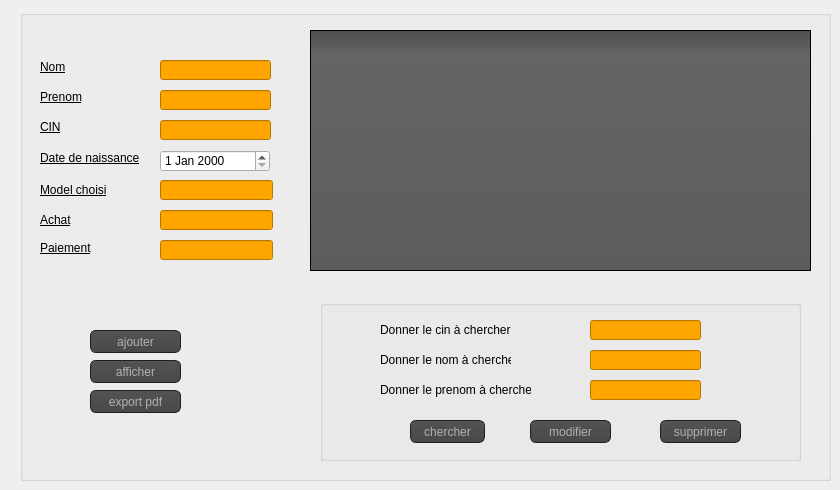
      <widget class="QWidget" name="tab_5">
       <attribute name="title">
        <string>client</string>
       </attribute>
       <widget class="QLineEdit" name="lineEdit_nom_2">
        <property name="geometry">
         <rect>
          <x>160</x>
          <y>60</y>
          <width>111</width>
          <height>20</height>
         </rect>
        </property>
        <property name="styleSheet">
         <string notr="true">QLineEdit
{
color:black;
background-color:orange;
}</string>
        </property>
       </widget>
       <widget class="QLineEdit" name="lineEdit_prenom_2">
        <property name="geometry">
         <rect>
          <x>160</x>
          <y>90</y>
          <width>111</width>
          <height>20</height>
         </rect>
        </property>
        <property name="styleSheet">
         <string notr="true">QLineEdit
{
color:black;
background-color:orange;
}</string>
        </property>
       </widget>
       <widget class="QLineEdit" name="lineEdit_cin_2">
        <property name="geometry">
         <rect>
          <x>160</x>
          <y>120</y>
          <width>111</width>
          <height>20</height>
         </rect>
        </property>
        <property name="styleSheet">
         <string notr="true">QLineEdit
{
color:black;
background-color:orange;
}</string>
        </property>
       </widget>
       <widget class="QLabel" name="label_prenom_2">
        <property name="geometry">
         <rect>
          <x>40</x>
          <y>90</y>
          <width>47</width>
          <height>13</height>
         </rect>
        </property>
        <property name="styleSheet">
         <string notr="true">font: 63 10pt &quot;Yu Gothic UI Semibold&quot; underlined;
text-decoration: underline;
font: 63 9pt &quot;Yu Gothic UI Semibold&quot;;</string>
        </property>
        <property name="text">
         <string>Prenom</string>
        </property>
       </widget>
       <widget class="QLabel" name="label_date_2">
        <property name="geometry">
         <rect>
          <x>40</x>
          <y>150</y>
          <width>111</width>
          <height>16</height>
         </rect>
        </property>
        <property name="styleSheet">
         <string notr="true">font: 63 10pt &quot;Yu Gothic UI Semibold&quot; underlined;
text-decoration: underline;
font: 63 9pt &quot;Yu Gothic UI Semibold&quot;;</string>
        </property>
        <property name="text">
         <string>Date de naissance</string>
        </property>
       </widget>
       <widget class="QLineEdit" name="lineEdit_model_2">
        <property name="geometry">
         <rect>
          <x>160</x>
          <y>180</y>
          <width>113</width>
          <height>20</height>
         </rect>
        </property>
        <property name="styleSheet">
         <string notr="true">QLineEdit
{
color:black;
background-color:orange;
}</string>
        </property>
       </widget>
       <widget class="QLineEdit" name="lineEdit_paiement_2">
        <property name="geometry">
         <rect>
          <x>160</x>
          <y>240</y>
          <width>113</width>
          <height>20</height>
         </rect>
        </property>
        <property name="styleSheet">
         <string notr="true">QLineEdit
{
color:black;
background-color:orange;
}</string>
        </property>
       </widget>
       <widget class="QLabel" name="label_43">
        <property name="geometry">
         <rect>
          <x>40</x>
          <y>210</y>
          <width>61</width>
          <height>20</height>
         </rect>
        </property>
        <property name="styleSheet">
         <string notr="true">font: 63 10pt &quot;Yu Gothic UI Semibold&quot; underlined;
text-decoration: underline;
font: 63 9pt &quot;Yu Gothic UI Semibold&quot;;</string>
        </property>
        <property name="text">
         <string>Achat</string>
        </property>
       </widget>
       <widget class="QLabel" name="label_44">
        <property name="geometry">
         <rect>
          <x>40</x>
          <y>240</y>
          <width>71</width>
          <height>16</height>
         </rect>
        </property>
        <property name="styleSheet">
         <string notr="true">font: 63 10pt &quot;Yu Gothic UI Semibold&quot; underlined;
text-decoration: underline;
font: 63 9pt &quot;Yu Gothic UI Semibold&quot;;</string>
        </property>
        <property name="text">
         <string>Paiement</string>
        </property>
       </widget>
       <widget class="QGroupBox" name="groupBox_15">
        <property name="geometry">
         <rect>
          <x>20</x>
          <y>10</y>
          <width>811</width>
          <height>471</height>
         </rect>
        </property>
        <property name="title">
         <string/>
        </property>
        <widget class="QLabel" name="nom_2">
         <property name="geometry">
          <rect>
           <x>20</x>
           <y>50</y>
           <width>47</width>
           <height>13</height>
          </rect>
         </property>
         <property name="styleSheet">
          <string notr="true">font: 63 10pt &quot;Yu Gothic UI Semibold&quot; underlined;
text-decoration: underline;
font: 63 9pt &quot;Yu Gothic UI Semibold&quot;;</string>
         </property>
         <property name="text">
          <string>Nom</string>
         </property>
        </widget>
        <widget class="QPushButton" name="ajouter_client">
         <property name="geometry">
          <rect>
           <x>70</x>
           <y>320</y>
           <width>91</width>
           <height>23</height>
          </rect>
         </property>
         <property name="styleSheet">
          <string notr="true"> QPushButton
{
  color: #b1b1b1;
    background-color: QLinearGradient( x1: 0, y1: 0, x2: 0, y2: 1, stop: 0 #565656, stop: 0.1 #525252, stop: 0.5 #4e4e4e, stop: 0.9 #4a4a4a, stop: 1 #464646);
    border-width: 1px;
    border-color: #1e1e1e;
    border-style: solid;
    border-radius: 6;
    padding: 3px;
    font-size: 12px;
    padding-left: 5px;
    padding-right: 5px;
}
QPushButton:hover
{
    border: 2px solid QLinearGradient( x1: 0, y1: 0, x2: 0, y2: 1, stop: 0 #ffa02f, stop: 1 #d7801a);
}



</string>
         </property>
         <property name="text">
          <string>ajouter</string>
         </property>
        </widget>
        <widget class="QPushButton" name="pdf_client">
         <property name="geometry">
          <rect>
           <x>70</x>
           <y>380</y>
           <width>91</width>
           <height>23</height>
          </rect>
         </property>
         <property name="styleSheet">
          <string notr="true"> QPushButton
{
  color: #b1b1b1;
    background-color: QLinearGradient( x1: 0, y1: 0, x2: 0, y2: 1, stop: 0 #565656, stop: 0.1 #525252, stop: 0.5 #4e4e4e, stop: 0.9 #4a4a4a, stop: 1 #464646);
    border-width: 1px;
    border-color: #1e1e1e;
    border-style: solid;
    border-radius: 6;
    padding: 3px;
    font-size: 12px;
    padding-left: 5px;
    padding-right: 5px;
}
QPushButton:hover
{
    border: 2px solid QLinearGradient( x1: 0, y1: 0, x2: 0, y2: 1, stop: 0 #ffa02f, stop: 1 #d7801a);
}



</string>
         </property>
         <property name="text">
          <string>export pdf</string>
         </property>
        </widget>
        <widget class="QLineEdit" name="lineEdit_achat_2">
         <property name="geometry">
          <rect>
           <x>140</x>
           <y>200</y>
           <width>113</width>
           <height>20</height>
          </rect>
         </property>
         <property name="styleSheet">
          <string notr="true">QLineEdit
{
color:black;
background-color:orange;
}</string>
         </property>
        </widget>
        <widget class="QLabel" name="label_45">
         <property name="geometry">
          <rect>
           <x>20</x>
           <y>170</y>
           <width>71</width>
           <height>20</height>
          </rect>
         </property>
         <property name="styleSheet">
          <string notr="true">font: 63 10pt &quot;Yu Gothic UI Semibold&quot; underlined;
text-decoration: underline;
font: 63 9pt &quot;Yu Gothic UI Semibold&quot;;</string>
         </property>
         <property name="text">
          <string>Model choisi</string>
         </property>
        </widget>
        <widget class="QLabel" name="label_cin_2">
         <property name="geometry">
          <rect>
           <x>20</x>
           <y>110</y>
           <width>47</width>
           <height>13</height>
          </rect>
         </property>
         <property name="styleSheet">
          <string notr="true">font: 63 10pt &quot;Yu Gothic UI Semibold&quot; underlined;
text-decoration: underline;
font: 63 9pt &quot;Yu Gothic UI Semibold&quot;;</string>
         </property>
         <property name="text">
          <string>CIN</string>
         </property>
        </widget>
        <widget class="QTableView" name="tabclient_2">
         <property name="geometry">
          <rect>
           <x>290</x>
           <y>20</y>
           <width>501</width>
           <height>241</height>
          </rect>
         </property>
         <property name="styleSheet">
          <string notr="true">QToolTip
{
     border: 1px solid black;
     background-color: #ffa02f;
     padding: 1px;
     border-radius: 3px;
     opacity: 100;
}

QWidget
{
    color: #b1b1b1;
    background-color: #323232;
}

QWidget:item:hover
{
    background-color: QLinearGradient( x1: 0, y1: 0, x2: 0, y2: 1, stop: 0 #ffa02f, stop: 1 #ca0619);
    color: #000000;
}

QWidget:item:selected
{
    background-color: QLinearGradient( x1: 0, y1: 0, x2: 0, y2: 1, stop: 0 #ffa02f, stop: 1 #d7801a);
}

QMenuBar::item
{
    background: transparent;
}

QMenuBar::item:selected
{
    background: transparent;
    border: 1px solid #ffaa00;
}

QMenuBar::item:pressed
{
    background: #444;
    border: 1px solid #000;
    background-color: QLinearGradient(
        x1:0, y1:0,
        x2:0, y2:1,
        stop:1 #212121,
        stop:0.4 #343434/*,
        stop:0.2 #343434,
        stop:0.1 #ffaa00*/
    );
    margin-bottom:-1px;
    padding-bottom:1px;
}

QMenu
{
    border: 1px solid #000;
}

QMenu::item
{
    padding: 2px 20px 2px 20px;
}

QMenu::item:selected
{
    color: #000000;
}

QWidget:disabled
{
    color: #404040;
    background-color: #323232;
}

QAbstractItemView
{
    background-color: QLinearGradient( x1: 0, y1: 0, x2: 0, y2: 1, stop: 0 #4d4d4d, stop: 0.1 #646464, stop: 1 #5d5d5d);
}

QWidget:focus
{
    /*border: 2px solid QLinearGradient( x1: 0, y1: 0, x2: 0, y2: 1, stop: 0 #ffa02f, stop: 1 #d7801a);*/
}

QLineEdit
{
    background-color: QLinearGradient( x1: 0, y1: 0, x2: 0, y2: 1, stop: 0 #4d4d4d, stop: 0 #646464, stop: 1 #5d5d5d);
    padding: 1px;
    border-style: solid;
    border: 1px solid #1e1e1e;
    border-radius: 5;
}

QPushButton
{
    color: #b1b1b1;
    background-color: QLinearGradient( x1: 0, y1: 0, x2: 0, y2: 1, stop: 0 #565656, stop: 0.1 #525252, stop: 0.5 #4e4e4e, stop: 0.9 #4a4a4a, stop: 1 #464646);
    border-width: 1px;
    border-color: #1e1e1e;
    border-style: solid;
    border-radius: 6;
    padding: 3px;
    font-size: 12px;
    padding-left: 5px;
    padding-right: 5px;
}

QPushButton:pressed
{
    background-color: QLinearGradient( x1: 0, y1: 0, x2: 0, y2: 1, stop: 0 #2d2d2d, stop: 0.1 #2b2b2b, stop: 0.5 #292929, stop: 0.9 #282828, stop: 1 #252525);
}

QComboBox
{
    selection-background-color: #ffaa00;
    background-color: QLinearGradient( x1: 0, y1: 0, x2: 0, y2: 1, stop: 0 #565656, stop: 0.1 #525252, stop: 0.5 #4e4e4e, stop: 0.9 #4a4a4a, stop: 1 #464646);
    border-style: solid;
    border: 1px solid #1e1e1e;
    border-radius: 5;
}

QComboBox:hover,QPushButton:hover
{
    border: 2px solid QLinearGradient( x1: 0, y1: 0, x2: 0, y2: 1, stop: 0 #ffa02f, stop: 1 #d7801a);
}


QComboBox:on
{
    padding-top: 3px;
    padding-left: 4px;
    background-color: QLinearGradient( x1: 0, y1: 0, x2: 0, y2: 1, stop: 0 #2d2d2d, stop: 0.1 #2b2b2b, stop: 0.5 #292929, stop: 0.9 #282828, stop: 1 #252525);
    selection-background-color: #ffaa00;
}

QComboBox QAbstractItemView
{
    border: 2px solid darkgray;
    selection-background-color: QLinearGradient( x1: 0, y1: 0, x2: 0, y2: 1, stop: 0 #ffa02f, stop: 1 #d7801a);
}

QComboBox::drop-down
{
     subcontrol-origin: padding;
     subcontrol-position: top right;
     width: 15px;

     border-left-width: 0px;
     border-left-color: darkgray;
     border-left-style: solid; /* just a single line */
     border-top-right-radius: 3px; /* same radius as the QComboBox */
     border-bottom-right-radius: 3px;
 }

QComboBox::down-arrow
{
     image: url(:/down_arrow.png);
}

QGroupBox:focus
{
border: 2px solid QLinearGradient( x1: 0, y1: 0, x2: 0, y2: 1, stop: 0 #ffa02f, stop: 1 #d7801a);
}

QTextEdit:focus
{
    border: 2px solid QLinearGradient( x1: 0, y1: 0, x2: 0, y2: 1, stop: 0 #ffa02f, stop: 1 #d7801a);
}

QScrollBar:horizontal {
     border: 1px solid #222222;
     background: QLinearGradient( x1: 0, y1: 0, x2: 0, y2: 1, stop: 0.0 #121212, stop: 0.2 #282828, stop: 1 #484848);
     height: 7px;
     margin: 0px 16px 0 16px;
}

QScrollBar::handle:horizontal
{
      background: QLinearGradient( x1: 0, y1: 0, x2: 1, y2: 0, stop: 0 #ffa02f, stop: 0.5 #d7801a, stop: 1 #ffa02f);
      min-height: 20px;
      border-radius: 2px;
}

QScrollBar::add-line:horizontal {
      border: 1px solid #1b1b19;
      border-radius: 2px;
      background: QLinearGradient( x1: 0, y1: 0, x2: 1, y2: 0, stop: 0 #ffa02f, stop: 1 #d7801a);
      width: 14px;
      subcontrol-position: right;
      subcontrol-origin: margin;
}

QScrollBar::sub-line:horizontal {
      border: 1px solid #1b1b19;
      border-radius: 2px;
      background: QLinearGradient( x1: 0, y1: 0, x2: 1, y2: 0, stop: 0 #ffa02f, stop: 1 #d7801a);
      width: 14px;
     subcontrol-position: left;
     subcontrol-origin: margin;
}

QScrollBar::right-arrow:horizontal, QScrollBar::left-arrow:horizontal
{
      border: 1px solid black;
      width: 1px;
      height: 1px;
      background: white;
}

QScrollBar::add-page:horizontal, QScrollBar::sub-page:horizontal
{
      background: none;
}

QScrollBar:vertical
{
      background: QLinearGradient( x1: 0, y1: 0, x2: 1, y2: 0, stop: 0.0 #121212, stop: 0.2 #282828, stop: 1 #484848);
      width: 7px;
      margin: 16px 0 16px 0;
      border: 1px solid #222222;
}

QScrollBar::handle:vertical
{
      background: QLinearGradient( x1: 0, y1: 0, x2: 0, y2: 1, stop: 0 #ffa02f, stop: 0.5 #d7801a, stop: 1 #ffa02f);
      min-height: 20px;
      border-radius: 2px;
}

QScrollBar::add-line:vertical
{
      border: 1px solid #1b1b19;
      border-radius: 2px;
      background: QLinearGradient( x1: 0, y1: 0, x2: 0, y2: 1, stop: 0 #ffa02f, stop: 1 #d7801a);
      height: 14px;
      subcontrol-position: bottom;
      subcontrol-origin: margin;
}

QScrollBar::sub-line:vertical
{
      border: 1px solid #1b1b19;
      border-radius: 2px;
      background: QLinearGradient( x1: 0, y1: 0, x2: 0, y2: 1, stop: 0 #d7801a, stop: 1 #ffa02f);
      height: 14px;
      subcontrol-position: top;
      subcontrol-origin: margin;
}

QScrollBar::up-arrow:vertical, QScrollBar::down-arrow:vertical
{
      border: 1px solid black;
      width: 1px;
      height: 1px;
      background: white;
}


QScrollBar::add-page:vertical, QScrollBar::sub-page:vertical
{
      background: none;
}

QTextEdit
{
    background-color: #242424;
}

QPlainTextEdit
{
    background-color: #242424;
}

QHeaderView::section
{
    background-color: QLinearGradient(x1:0, y1:0, x2:0, y2:1, stop:0 #616161, stop: 0.5 #505050, stop: 0.6 #434343, stop:1 #656565);
    color: white;
    padding-left: 4px;
    border: 1px solid #6c6c6c;
}

QCheckBox:disabled
{
color: #414141;
}

QDockWidget::title
{
    text-align: center;
    spacing: 3px; /* spacing between items in the tool bar */
    background-color: QLinearGradient(x1:0, y1:0, x2:0, y2:1, stop:0 #323232, stop: 0.5 #242424, stop:1 #323232);
}

QDockWidget::close-button, QDockWidget::float-button
{
    text-align: center;
    spacing: 1px; /* spacing between items in the tool bar */
    background-color: QLinearGradient(x1:0, y1:0, x2:0, y2:1, stop:0 #323232, stop: 0.5 #242424, stop:1 #323232);
}

QDockWidget::close-button:hover, QDockWidget::float-button:hover
{
    background: #242424;
}

QDockWidget::close-button:pressed, QDockWidget::float-button:pressed
{
    padding: 1px -1px -1px 1px;
}

QMainWindow::separator
{
    background-color: QLinearGradient(x1:0, y1:0, x2:0, y2:1, stop:0 #161616, stop: 0.5 #151515, stop: 0.6 #212121, stop:1 #343434);
    color: white;
    padding-left: 4px;
    border: 1px solid #4c4c4c;
    spacing: 3px; /* spacing between items in the tool bar */
}

QMainWindow::separator:hover
{

    background-color: QLinearGradient(x1:0, y1:0, x2:0, y2:1, stop:0 #d7801a, stop:0.5 #b56c17 stop:1 #ffa02f);
    color: white;
    padding-left: 4px;
    border: 1px solid #6c6c6c;
    spacing: 3px; /* spacing between items in the tool bar */
}

QToolBar::handle
{
     spacing: 3px; /* spacing between items in the tool bar */
     background: url(:/images/handle.png);
}

QMenu::separator
{
    height: 2px;
    background-color: QLinearGradient(x1:0, y1:0, x2:0, y2:1, stop:0 #161616, stop: 0.5 #151515, stop: 0.6 #212121, stop:1 #343434);
    color: white;
    padding-left: 4px;
    margin-left: 10px;
    margin-right: 5px;
}

QProgressBar
{
    border: 2px solid grey;
    border-radius: 5px;
    text-align: center;
}

QProgressBar::chunk
{
    background-color: #d7801a;
    width: 2.15px;
    margin: 0.5px;
}

QTabBar::tab {
    color: #b1b1b1;
    border: 1px solid #444;
    border-bottom-style: none;
    background-color: #323232;
    padding-left: 10px;
    padding-right: 10px;
    padding-top: 3px;
    padding-bottom: 2px;
    margin-right: -1px;
}

QTabWidget::pane {
    border: 1px solid #444;
    top: 1px;
}

QTabBar::tab:last
{
    margin-right: 0; /* the last selected tab has nothing to overlap with on the right */
    border-top-right-radius: 3px;
}

QTabBar::tab:first:!selected
{
 margin-left: 0px; /* the last selected tab has nothing to overlap with on the right */


    border-top-left-radius: 3px;
}

QTabBar::tab:!selected
{
    color: #b1b1b1;
    border-bottom-style: solid;
    margin-top: 3px;
    background-color: QLinearGradient(x1:0, y1:0, x2:0, y2:1, stop:1 #212121, stop:.4 #343434);
}

QTabBar::tab:selected
{
    border-top-left-radius: 3px;
    border-top-right-radius: 3px;
    margin-bottom: 0px;
}

QTabBar::tab:!selected:hover
{
    /*border-top: 2px solid #ffaa00;
    padding-bottom: 3px;*/
    border-top-left-radius: 3px;
    border-top-right-radius: 3px;
    background-color: QLinearGradient(x1:0, y1:0, x2:0, y2:1, stop:1 #212121, stop:0.4 #343434, stop:0.2 #343434, stop:0.1 #ffaa00);
}

QRadioButton::indicator:checked, QRadioButton::indicator:unchecked{
    color: #b1b1b1;
    background-color: #323232;
    border: 1px solid #b1b1b1;
    border-radius: 6px;
}

QRadioButton::indicator:checked
{
    background-color: qradialgradient(
        cx: 0.5, cy: 0.5,
        fx: 0.5, fy: 0.5,
        radius: 1.0,
        stop: 0.25 #ffaa00,
        stop: 0.3 #323232
    );
}

QCheckBox::indicator{
    color: #b1b1b1;
    background-color: #323232;
    border: 1px solid #b1b1b1;
    width: 9px;
    height: 9px;
}

QRadioButton::indicator
{
    border-radius: 6px;
}

QRadioButton::indicator:hover, QCheckBox::indicator:hover
{
    border: 1px solid #ffaa00;
}

QCheckBox::indicator:checked
{
    image:url(:/images/checkbox.png);
}

QCheckBox::indicator:disabled, QRadioButton::indicator:disabled
{
    border: 1px solid #444;
}</string>
         </property>
        </widget>
        <widget class="QPushButton" name="aff_client">
         <property name="geometry">
          <rect>
           <x>70</x>
           <y>350</y>
           <width>91</width>
           <height>23</height>
          </rect>
         </property>
         <property name="styleSheet">
          <string notr="true">QPushButton
{color: #b1b1b1;
    background-color: QLinearGradient( x1: 0, y1: 0, x2: 0, y2: 1, stop: 0 #565656, stop: 0.1 #525252, stop: 0.5 #4e4e4e, stop: 0.9 #4a4a4a, stop: 1 #464646);
    border-width: 1px;
    border-color: #1e1e1e;
    border-style: solid;
    border-radius: 6;
    padding: 3px;
    font-size: 12px;
    padding-left: 5px;
    padding-right: 5px;

}
QPushButton:hover
{
    border: 2px solid QLinearGradient( x1: 0, y1: 0, x2: 0, y2: 1, stop: 0 #ffa02f, stop: 1 #d7801a);
}</string>
         </property>
         <property name="text">
          <string>afficher</string>
         </property>
        </widget>
        <widget class="QGroupBox" name="groupBox_16">
         <property name="geometry">
          <rect>
           <x>300</x>
           <y>290</y>
           <width>481</width>
           <height>161</height>
          </rect>
         </property>
         <property name="title">
          <string/>
         </property>
         <widget class="QLabel" name="label_46">
          <property name="geometry">
           <rect>
            <x>60</x>
            <y>20</y>
            <width>131</width>
            <height>20</height>
           </rect>
          </property>
          <property name="text">
           <string>Donner le cin à chercher</string>
          </property>
         </widget>
         <widget class="QLineEdit" name="cin_chercher_2">
          <property name="geometry">
           <rect>
            <x>270</x>
            <y>20</y>
            <width>111</width>
            <height>20</height>
           </rect>
          </property>
          <property name="styleSheet">
           <string notr="true">
color:black;
background-color:orange;
</string>
          </property>
         </widget>
         <widget class="QPushButton" name="mod_client">
          <property name="geometry">
           <rect>
            <x>210</x>
            <y>120</y>
            <width>81</width>
            <height>23</height>
           </rect>
          </property>
          <property name="styleSheet">
           <string notr="true"> QPushButton
{
  color: #b1b1b1;
    background-color: QLinearGradient( x1: 0, y1: 0, x2: 0, y2: 1, stop: 0 #565656, stop: 0.1 #525252, stop: 0.5 #4e4e4e, stop: 0.9 #4a4a4a, stop: 1 #464646);
    border-width: 1px;
    border-color: #1e1e1e;
    border-style: solid;
    border-radius: 6;
    padding: 3px;
    font-size: 12px;
    padding-left: 5px;
    padding-right: 5px;
}
QPushButton:hover
{
    border: 2px solid QLinearGradient( x1: 0, y1: 0, x2: 0, y2: 1, stop: 0 #ffa02f, stop: 1 #d7801a);
}



</string>
          </property>
          <property name="text">
           <string>modifier</string>
          </property>
         </widget>
         <widget class="QPushButton" name="supp_client">
          <property name="geometry">
           <rect>
            <x>340</x>
            <y>120</y>
            <width>81</width>
            <height>23</height>
           </rect>
          </property>
          <property name="styleSheet">
           <string notr="true"> QPushButton
{
  color: #b1b1b1;
    background-color: QLinearGradient( x1: 0, y1: 0, x2: 0, y2: 1, stop: 0 #565656, stop: 0.1 #525252, stop: 0.5 #4e4e4e, stop: 0.9 #4a4a4a, stop: 1 #464646);
    border-width: 1px;
    border-color: #1e1e1e;
    border-style: solid;
    border-radius: 6;
    padding: 3px;
    font-size: 12px;
    padding-left: 5px;
    padding-right: 5px;
}
QPushButton:hover
{
    border: 2px solid QLinearGradient( x1: 0, y1: 0, x2: 0, y2: 1, stop: 0 #ffa02f, stop: 1 #d7801a);
}



</string>
          </property>
          <property name="text">
           <string>supprimer</string>
          </property>
         </widget>
         <widget class="QLabel" name="label_47">
          <property name="geometry">
           <rect>
            <x>60</x>
            <y>50</y>
            <width>131</width>
            <height>20</height>
           </rect>
          </property>
          <property name="text">
           <string>Donner le nom à chercher</string>
          </property>
         </widget>
         <widget class="QLineEdit" name="cher_nom_2">
          <property name="geometry">
           <rect>
            <x>270</x>
            <y>50</y>
            <width>111</width>
            <height>20</height>
           </rect>
          </property>
          <property name="styleSheet">
           <string notr="true">background-color:orange;
color:black;</string>
          </property>
         </widget>
         <widget class="QLineEdit" name="cher_prenom_2">
          <property name="geometry">
           <rect>
            <x>270</x>
            <y>80</y>
            <width>111</width>
            <height>20</height>
           </rect>
          </property>
          <property name="styleSheet">
           <string notr="true">background-color:orange;
color:black;</string>
          </property>
         </widget>
         <widget class="QLabel" name="label_48">
          <property name="geometry">
           <rect>
            <x>60</x>
            <y>80</y>
            <width>151</width>
            <height>20</height>
           </rect>
          </property>
          <property name="text">
           <string>Donner le prenom à chercher</string>
          </property>
         </widget>
         <widget class="QPushButton" name="cher_client">
          <property name="geometry">
           <rect>
            <x>90</x>
            <y>120</y>
            <width>75</width>
            <height>23</height>
           </rect>
          </property>
          <property name="styleSheet">
           <string notr="true">QPushButton
{color: #b1b1b1;
    background-color: QLinearGradient( x1: 0, y1: 0, x2: 0, y2: 1, stop: 0 #565656, stop: 0.1 #525252, stop: 0.5 #4e4e4e, stop: 0.9 #4a4a4a, stop: 1 #464646);
    border-width: 1px;
    border-color: #1e1e1e;
    border-style: solid;
    border-radius: 6;
    padding: 3px;
    font-size: 12px;
    padding-left: 5px;
    padding-right: 5px;

}
QPushButton:hover
{
    border: 2px solid QLinearGradient( x1: 0, y1: 0, x2: 0, y2: 1, stop: 0 #ffa02f, stop: 1 #d7801a);
}</string>
          </property>
          <property name="text">
           <string>chercher</string>
          </property>
         </widget>
        </widget>
        <widget class="QDateEdit" name="date_naissance_2">
         <property name="geometry">
          <rect>
           <x>140</x>
           <y>140</y>
           <width>110</width>
           <height>22</height>
          </rect>
         </property>
        </widget>
       </widget>
       <zorder>groupBox_15</zorder>
       <zorder>lineEdit_nom_2</zorder>
       <zorder>lineEdit_prenom_2</zorder>
       <zorder>lineEdit_cin_2</zorder>
       <zorder>label_prenom_2</zorder>
       <zorder>label_date_2</zorder>
       <zorder>lineEdit_model_2</zorder>
       <zorder>lineEdit_paiement_2</zorder>
       <zorder>label_43</zorder>
       <zorder>label_44</zorder>
      </widget>
